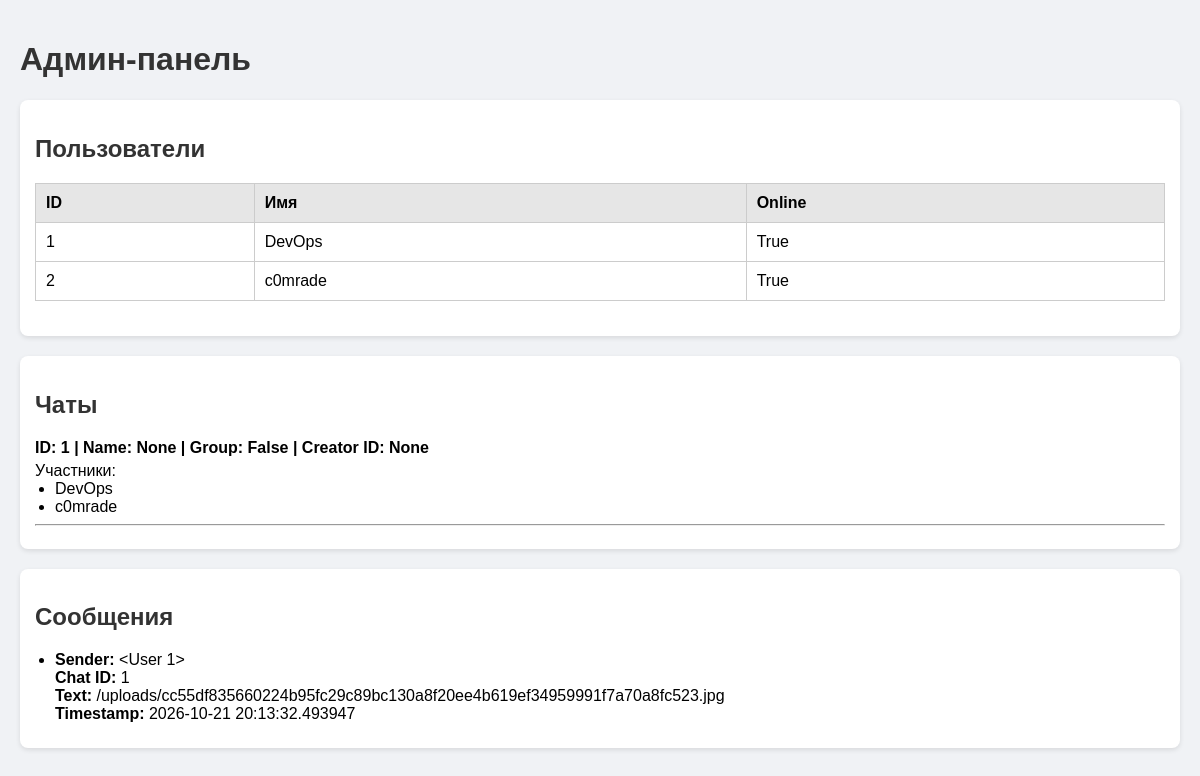
/admin, run on an earlier commit of the app's database.
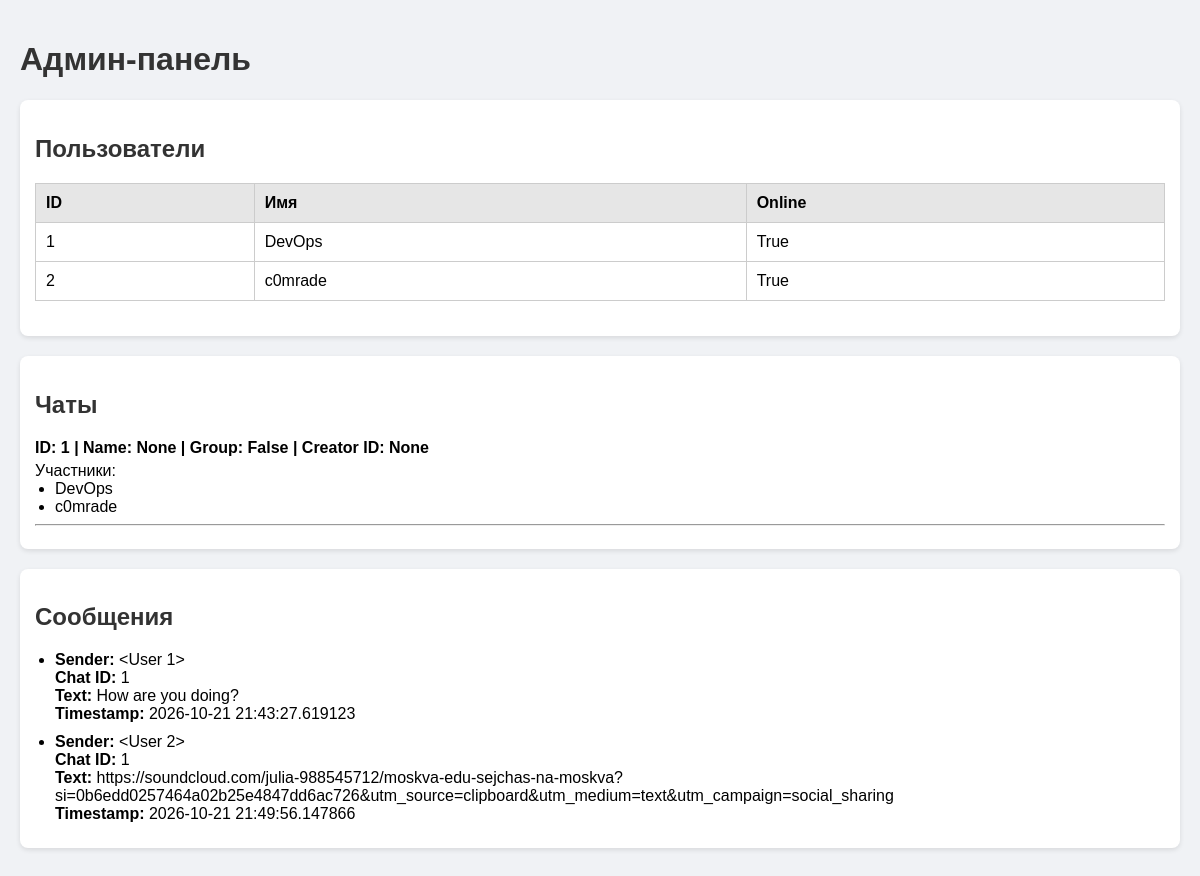
And on a later commit of the database.
### backend/stuff/db.py (models this page shows, shortened)
class User(db.Model):
    __tablename__ = 'users'
    _id = db.Column(db.Integer, primary_key=True)
    name = db.Column(db.String(100), nullable=False, unique=True)  # можно 150, если нужно
    password = db.Column(db.String(512), nullable=False)
    messages = db.relationship('Message', back_populates='sender', lazy=True)
    isActive = db.Column(db.Boolean, default=False)

class Message(db.Model):
    __tablename__ = 'messages'
    _id = db.Column(db.Integer, primary_key=True)
    chat_id = db.Column(db.Integer, db.ForeignKey('chats._id'), nullable=False)
    sender_id = db.Column(db.Integer, db.ForeignKey('users._id'), default=None, nullable=True)  # может быть None для системных сообщений
    text = db.Column(db.Text, nullable=False)  # Text вместо String
    timestamp = db.Column(db.DateTime, default=datetime.utcnow)
    sender = db.relationship('User', back_populates='messages')

### backend/stuff/routes.py (the view)
    @app.route('/admin')
    def admin():
        users_list = User.query.all()
        message_list = Message.query.all()
        chats_raw = Chat.query.all()
        chats = []
        for chat in chats_raw:
            participant_names = []
            for p in chat.participants:
                if p.user:
                    participant_names.append(p.user.name)
                else:
                    print(f"Warning: ChatParticipant {p._id} has no valid user")
            chats.append({
                "id": chat._id,
                "name": chat.name,
                "is_group": chat.is_group,
                "creator_id": chat.creator_id,
                "participants": participant_names
            })
        return render_template("Users.html", users=users_list, chats=chats, messages=message_list)

### backend/stuff/templates/Users.html (shortened to what this page needs)
<!DOCTYPE html>
<html lang="ru">
<head>
</head>
<body>
    <h1>Админ-панель</h1>
    <div class="card">
        <h2>Пользователи</h2>
        <table>
            <thead>
                <tr>
                    <th>ID</th>
                    <th>Имя</th>
                    <th>Online</th>
                </tr>
            </thead>
            <tbody>
                {% for user in users %}
                <tr>
                    <td>{{ user._id }}</td>
                    <td>{{ user.name }}</td>
                    <td>{{ user.isActive }}</td>
                </tr>
                {% else %}
                <tr>
                    <td colspan="2">Пользователи не найдены</td>
                </tr>
                {% endfor %}
            </tbody>
        </table>
    </div>
    <div class="card">
        <h2>Чаты</h2>
        {% for chat in chats %}
        <div class="chat-header">ID: {{ chat.id }} | Name: {{ chat.name }} | Group: {{ chat.is_group }} | Creator ID: {{ chat.creator_id }}</div>
        <span>Участники:</span>
        <ul>
            {% for name in chat.participants %}
                <li>{{ name }}</li>
            {% endfor %}
        </ul>
        <hr>
        {% endfor %}
    </div>
    <div class="card">
        <h2>Сообщения</h2>
        <ul class="message-list">
            {% for msg in messages %}
            <li>
                <strong>Sender:</strong> {{ msg.sender }}<br>
                <strong>Chat ID:</strong> {{ msg.chat_id }}<br>
                <strong>Text:</strong> {{ msg.text }}<br>
                <strong>Timestamp:</strong> {{ msg.timestamp }}<br>
            </li>
            {% else %}
            <li>Сообщений нет</li>
            {% endfor %}
        </ul>
    </div>
</body>
</html>

### backend/stuff/templates/Users.html (style rules this page uses)
body { font-family: Arial, sans-serif; background-color: #f0f2f5; margin: 0; padding: 20px; }
h1, h2, h3 { color: #333; }
table { width: 100%; border-collapse: collapse; margin-bottom: 20px; }
table, th, td { border: 1px solid #ccc; }
th, td { padding: 10px; text-align: left; }
th { background-color: #e6e6e6; }
.card { background-color: white; border-radius: 8px; padding: 15px; margin-bottom: 20px; box-shadow: 0 2px 5px rgba(0,0,0,0.1); }
ul { margin: 0; padding-left: 20px; }
.chat-header { font-weight: bold; margin-bottom: 5px; }
.message-list li { margin-bottom: 10px; }

What changed in the data, as far as the page shows it:
removed Message: sender "<User 1>", chat_id "1", text "/uploads/cc55df835660224b95fc29c89bc130a8f20ee4b619ef34959991f7a70a8fc523.jpg", timestamp "2026-10-21 20:13:32.493947"
added Message: sender "<User 1>", chat_id "1", text "How are you doing?", timestamp "2026-10-21 21:43:27.619123"
added Message: sender "<User 2>", chat_id "1", text "https://soundcloud.com/julia-988545712/moskva-edu-sejchas-na-moskva?si=0b6edd0257464a02b25e4847dd6ac726&utm_source=clipboard&utm_medium=text&utm_campaign=social_sharing", timestamp "2026-10-21 21:49:56.147866"
